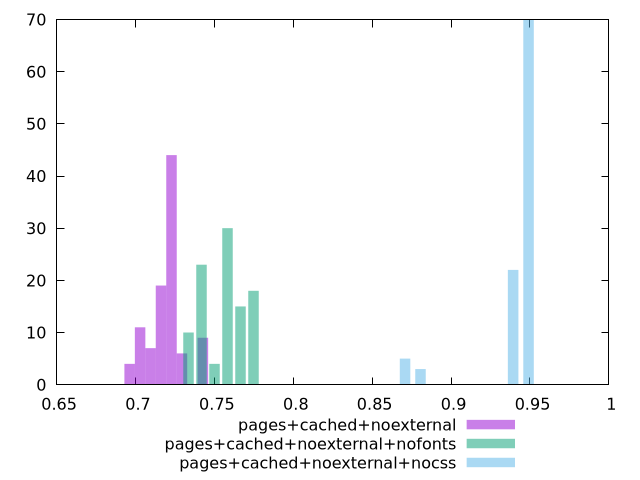

The script that saved this image:
$_pagesCachedNoexternal <<EOF
0.6962703101152183 4
0.7227948933577029 44
0.7095326017364606 7
0.729426039168324 6
0.7161637475470818 19
0.7426883307895662 9
0.7029014559258395 11
EOF
$_pagesCachedNoexternalNofonts <<EOF
0.7582983900051414 30
0.7747831376139488 18
0.741813642396334 23
0.7335712685919303 10
0.7665407638095452 15
0.7500560162007377 4
EOF
$_pagesCachedNoexternalNocss <<EOF
0.9491030705848464 70
0.9393185028468582 22
0.8806110964189297 3
0.8708265286809416 5
EOF
set key outside below
set terminal pngcairo
set output "report_00004_2020-11-02T20-21-41.718Z/performance_score/performance_score_pages+cached+noexternal_pages+cached+noexternal+nofonts_pages+cached+noexternal+nocss+hist.png"
set boxwidth 0.006631145810621127
set style fill transparent solid 0.5 noborder
set yrange [0:70]
plot $_pagesCachedNoexternal title "pages+cached+noexternal" with boxes ,$_pagesCachedNoexternalNofonts title "pages+cached+noexternal+nofonts" with boxes ,$_pagesCachedNoexternalNocss title "pages+cached+noexternal+nocss" with boxes ,
